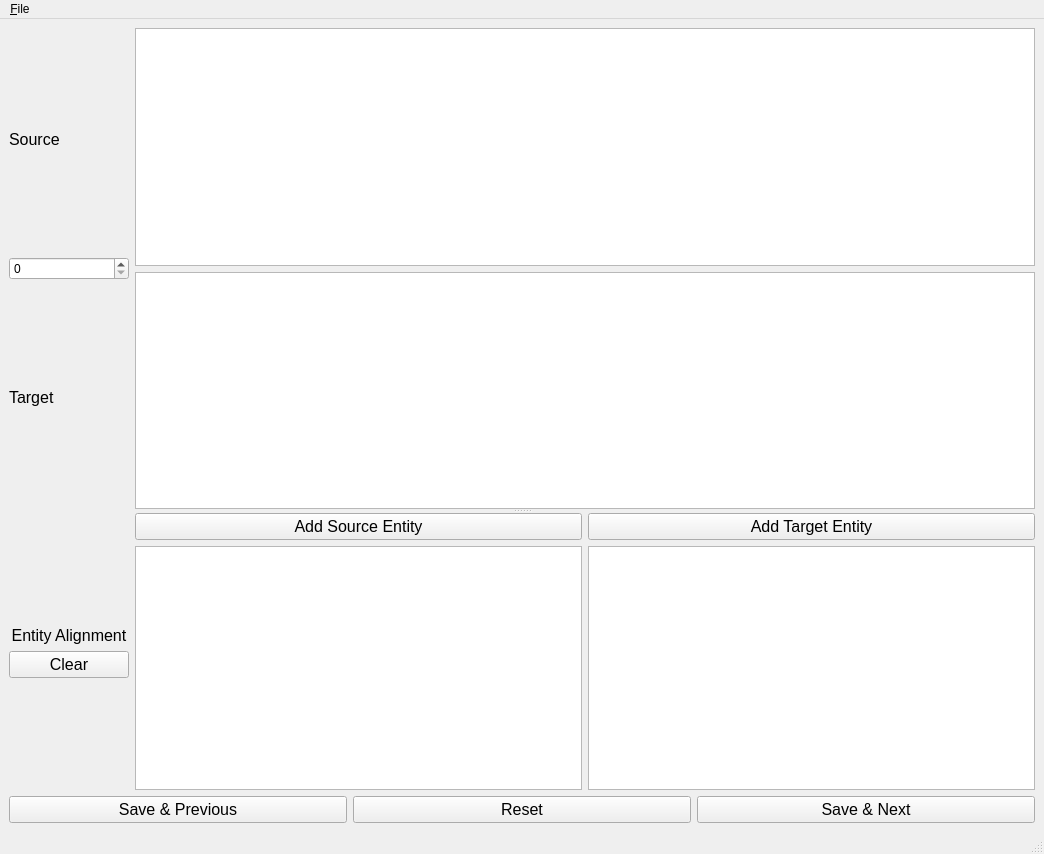
<?xml version="1.0" encoding="UTF-8"?>
<ui version="4.0">
 <class>MainWindow</class>
 <widget class="QMainWindow" name="MainWindow">
  <property name="geometry">
   <rect>
    <x>0</x>
    <y>0</y>
    <width>1013</width>
    <height>854</height>
   </rect>
  </property>
  <property name="windowTitle">
   <string>MainWindow</string>
  </property>
  <widget class="QWidget" name="centralwidget">
   <layout class="QVBoxLayout" name="verticalLayout_6">
    <item>
     <widget class="QSplitter" name="splitter_2">
      <property name="orientation">
       <enum>Qt::Vertical</enum>
      </property>
      <widget class="QWidget" name="layoutWidget">
       <layout class="QHBoxLayout" name="horizontalLayout_3">
        <item>
         <layout class="QVBoxLayout" name="verticalLayout_5">
          <item>
           <widget class="QLabel" name="label">
            <property name="sizePolicy">
             <sizepolicy hsizetype="Preferred" vsizetype="Expanding">
              <horstretch>0</horstretch>
              <verstretch>0</verstretch>
             </sizepolicy>
            </property>
            <property name="maximumSize">
             <size>
              <width>130</width>
              <height>16777215</height>
             </size>
            </property>
            <property name="font">
             <font>
              <family>Arial</family>
              <pointsize>12</pointsize>
             </font>
            </property>
            <property name="text">
             <string>Source</string>
            </property>
           </widget>
          </item>
          <item>
           <widget class="QSpinBox" name="id">
            <property name="sizePolicy">
             <sizepolicy hsizetype="Fixed" vsizetype="Fixed">
              <horstretch>0</horstretch>
              <verstretch>0</verstretch>
             </sizepolicy>
            </property>
            <property name="minimumSize">
             <size>
              <width>120</width>
              <height>0</height>
             </size>
            </property>
            <property name="maximumSize">
             <size>
              <width>130</width>
              <height>16777215</height>
             </size>
            </property>
           </widget>
          </item>
          <item>
           <widget class="QLabel" name="label_2">
            <property name="sizePolicy">
             <sizepolicy hsizetype="Preferred" vsizetype="Expanding">
              <horstretch>0</horstretch>
              <verstretch>0</verstretch>
             </sizepolicy>
            </property>
            <property name="maximumSize">
             <size>
              <width>130</width>
              <height>16777215</height>
             </size>
            </property>
            <property name="font">
             <font>
              <pointsize>12</pointsize>
              <weight>50</weight>
              <bold>false</bold>
             </font>
            </property>
            <property name="text">
             <string>Target</string>
            </property>
           </widget>
          </item>
         </layout>
        </item>
        <item>
         <layout class="QVBoxLayout" name="verticalLayout_3">
          <item>
           <widget class="QTextBrowser" name="source">
            <property name="sizePolicy">
             <sizepolicy hsizetype="Expanding" vsizetype="Expanding">
              <horstretch>2</horstretch>
              <verstretch>0</verstretch>
             </sizepolicy>
            </property>
            <property name="minimumSize">
             <size>
              <width>900</width>
              <height>130</height>
             </size>
            </property>
            <property name="maximumSize">
             <size>
              <width>16777214</width>
              <height>16777215</height>
             </size>
            </property>
            <property name="font">
             <font>
              <family>Arial</family>
              <pointsize>14</pointsize>
             </font>
            </property>
           </widget>
          </item>
          <item>
           <widget class="QTextEdit" name="target">
            <property name="font">
             <font>
              <pointsize>14</pointsize>
             </font>
            </property>
           </widget>
          </item>
         </layout>
        </item>
       </layout>
      </widget>
      <widget class="QWidget" name="layoutWidget_2">
       <layout class="QHBoxLayout" name="horizontalLayout_2">
        <item>
         <layout class="QVBoxLayout" name="verticalLayout_4">
          <item>
           <spacer name="verticalSpacer_2">
            <property name="orientation">
             <enum>Qt::Vertical</enum>
            </property>
            <property name="sizeHint" stdset="0">
             <size>
              <width>20</width>
              <height>40</height>
             </size>
            </property>
           </spacer>
          </item>
          <item>
           <widget class="QLabel" name="label_3">
            <property name="sizePolicy">
             <sizepolicy hsizetype="Fixed" vsizetype="Preferred">
              <horstretch>0</horstretch>
              <verstretch>0</verstretch>
             </sizepolicy>
            </property>
            <property name="maximumSize">
             <size>
              <width>130</width>
              <height>16777215</height>
             </size>
            </property>
            <property name="font">
             <font>
              <family>Arial</family>
              <pointsize>12</pointsize>
             </font>
            </property>
            <property name="text">
             <string>Entity Alignment</string>
            </property>
            <property name="alignment">
             <set>Qt::AlignCenter</set>
            </property>
           </widget>
          </item>
          <item>
           <widget class="QPushButton" name="clear">
            <property name="sizePolicy">
             <sizepolicy hsizetype="Fixed" vsizetype="Preferred">
              <horstretch>0</horstretch>
              <verstretch>0</verstretch>
             </sizepolicy>
            </property>
            <property name="minimumSize">
             <size>
              <width>120</width>
              <height>0</height>
             </size>
            </property>
            <property name="maximumSize">
             <size>
              <width>130</width>
              <height>16777215</height>
             </size>
            </property>
            <property name="font">
             <font>
              <family>Arial</family>
              <pointsize>12</pointsize>
             </font>
            </property>
            <property name="text">
             <string>Clear</string>
            </property>
           </widget>
          </item>
          <item>
           <spacer name="verticalSpacer">
            <property name="orientation">
             <enum>Qt::Vertical</enum>
            </property>
            <property name="sizeHint" stdset="0">
             <size>
              <width>20</width>
              <height>40</height>
             </size>
            </property>
           </spacer>
          </item>
         </layout>
        </item>
        <item>
         <layout class="QVBoxLayout" name="verticalLayout_2">
          <item>
           <widget class="QPushButton" name="add_source">
            <property name="sizePolicy">
             <sizepolicy hsizetype="MinimumExpanding" vsizetype="Maximum">
              <horstretch>0</horstretch>
              <verstretch>0</verstretch>
             </sizepolicy>
            </property>
            <property name="maximumSize">
             <size>
              <width>16777215</width>
              <height>50</height>
             </size>
            </property>
            <property name="font">
             <font>
              <family>Arial</family>
              <pointsize>12</pointsize>
             </font>
            </property>
            <property name="text">
             <string>Add Source Entity</string>
            </property>
           </widget>
          </item>
          <item>
           <widget class="QListWidget" name="source_entity">
            <property name="font">
             <font>
              <pointsize>14</pointsize>
             </font>
            </property>
           </widget>
          </item>
         </layout>
        </item>
        <item>
         <layout class="QVBoxLayout" name="verticalLayout">
          <item>
           <widget class="QPushButton" name="add_target">
            <property name="sizePolicy">
             <sizepolicy hsizetype="MinimumExpanding" vsizetype="Maximum">
              <horstretch>0</horstretch>
              <verstretch>0</verstretch>
             </sizepolicy>
            </property>
            <property name="maximumSize">
             <size>
              <width>16777215</width>
              <height>50</height>
             </size>
            </property>
            <property name="font">
             <font>
              <family>Arial</family>
              <pointsize>12</pointsize>
             </font>
            </property>
            <property name="text">
             <string>Add Target Entity</string>
            </property>
           </widget>
          </item>
          <item>
           <widget class="QListWidget" name="target_entity">
            <property name="font">
             <font>
              <family>Arial</family>
              <pointsize>14</pointsize>
             </font>
            </property>
           </widget>
          </item>
         </layout>
        </item>
       </layout>
      </widget>
     </widget>
    </item>
    <item>
     <layout class="QHBoxLayout" name="horizontalLayout_4">
      <item>
       <widget class="QPushButton" name="previous">
        <property name="sizePolicy">
         <sizepolicy hsizetype="MinimumExpanding" vsizetype="Fixed">
          <horstretch>0</horstretch>
          <verstretch>0</verstretch>
         </sizepolicy>
        </property>
        <property name="maximumSize">
         <size>
          <width>16777215</width>
          <height>60</height>
         </size>
        </property>
        <property name="font">
         <font>
          <family>Arial</family>
          <pointsize>12</pointsize>
         </font>
        </property>
        <property name="text">
         <string>Save &amp;&amp; Previous</string>
        </property>
       </widget>
      </item>
      <item>
       <widget class="QPushButton" name="reset">
        <property name="sizePolicy">
         <sizepolicy hsizetype="MinimumExpanding" vsizetype="Fixed">
          <horstretch>0</horstretch>
          <verstretch>0</verstretch>
         </sizepolicy>
        </property>
        <property name="font">
         <font>
          <family>Arial</family>
          <pointsize>12</pointsize>
         </font>
        </property>
        <property name="text">
         <string>Reset</string>
        </property>
       </widget>
      </item>
      <item>
       <widget class="QPushButton" name="next">
        <property name="sizePolicy">
         <sizepolicy hsizetype="MinimumExpanding" vsizetype="Fixed">
          <horstretch>0</horstretch>
          <verstretch>0</verstretch>
         </sizepolicy>
        </property>
        <property name="font">
         <font>
          <family>Arial</family>
          <pointsize>12</pointsize>
         </font>
        </property>
        <property name="text">
         <string>Save &amp;&amp; Next</string>
        </property>
       </widget>
      </item>
     </layout>
    </item>
   </layout>
  </widget>
  <widget class="QMenuBar" name="menubar">
   <property name="geometry">
    <rect>
     <x>0</x>
     <y>0</y>
     <width>1013</width>
     <height>30</height>
    </rect>
   </property>
   <widget class="QMenu" name="menu_File">
    <property name="title">
     <string>&amp;File</string>
    </property>
    <addaction name="actionOpen"/>
   </widget>
   <addaction name="menu_File"/>
  </widget>
  <widget class="QStatusBar" name="statusbar"/>
  <action name="actionOpen">
   <property name="text">
    <string>&amp;Open…</string>
   </property>
   <property name="shortcut">
    <string>Ctrl+O</string>
   </property>
  </action>
 </widget>
 <resources/>
 <connections/>
</ui>
